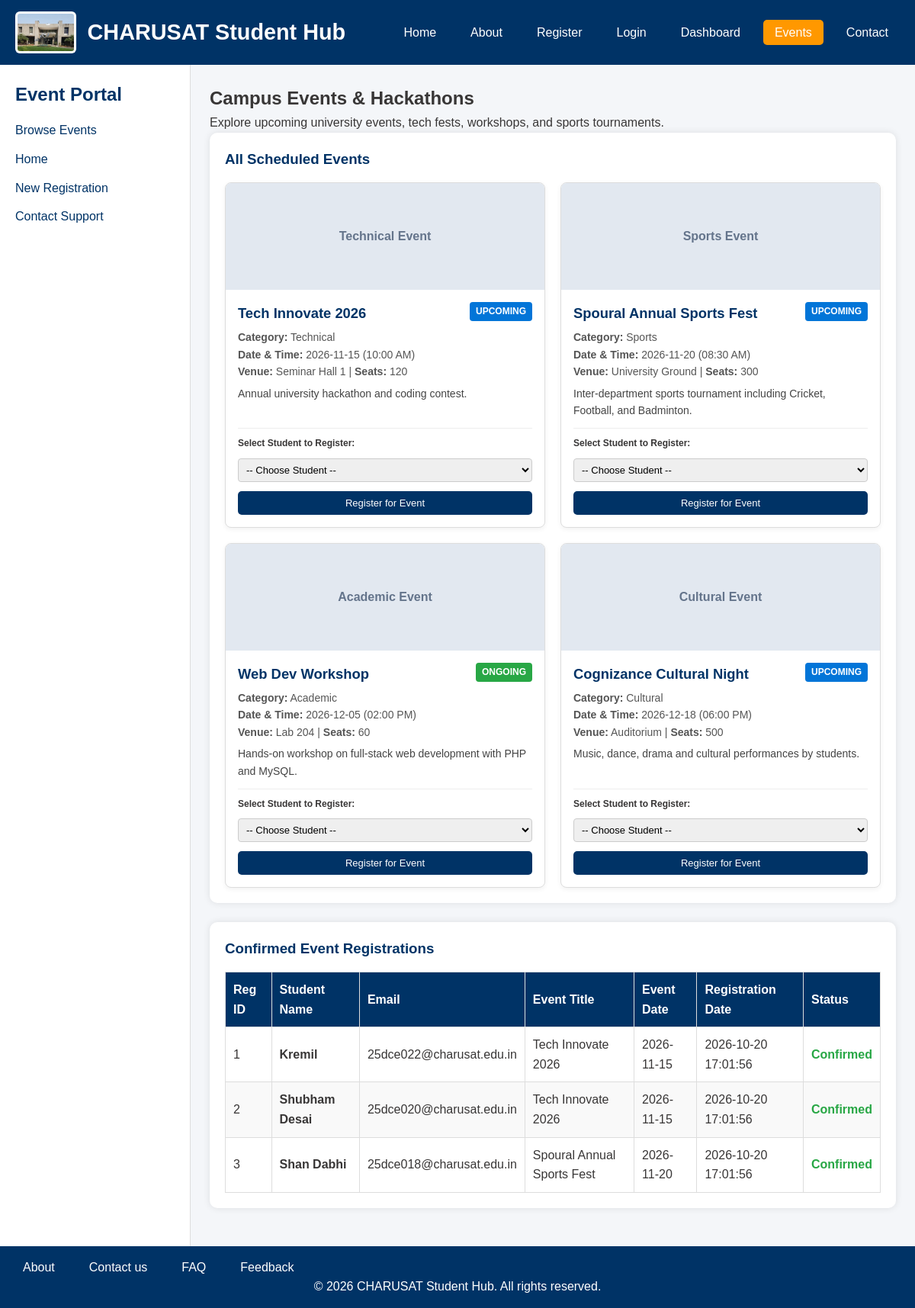
Screenshot of /events.php with the database file from the repository.
### tables this page shows
CREATE TABLE IF NOT EXISTS events (
    event_id INT AUTO_INCREMENT PRIMARY KEY,
    title VARCHAR(150) NOT NULL,
    category VARCHAR(50) NOT NULL,
    description TEXT,
    event_date DATE NOT NULL,
    event_time VARCHAR(20) NOT NULL,
    venue VARCHAR(100) NOT NULL,
    capacity INT DEFAULT 100,
    poster VARCHAR(255) DEFAULT NULL,
    status ENUM('Upcoming', 'Ongoing', 'Completed', 'Cancelled') NOT NULL DEFAULT 'Upcoming',
    created_at TIMESTAMP DEFAULT CURRENT_TIMESTAMP
);

CREATE TABLE IF NOT EXISTS registrations (
    registration_id INT AUTO_INCREMENT PRIMARY KEY,
    student_id INT NOT NULL,
    event_id INT NOT NULL,
    registration_date TIMESTAMP DEFAULT CURRENT_TIMESTAMP,
    status ENUM('Confirmed', 'Pending', 'Cancelled') DEFAULT 'Confirmed',
    UNIQUE KEY unique_student_event (student_id, event_id)
);

CREATE TABLE IF NOT EXISTS students (
    student_id INT AUTO_INCREMENT PRIMARY KEY,
    full_name VARCHAR(100) NOT NULL,
    email VARCHAR(100) NOT NULL UNIQUE,
    mobile VARCHAR(15) NOT NULL,
    password VARCHAR(255) NOT NULL,
    course VARCHAR(50) NOT NULL,
    year INT NOT NULL,
    gender ENUM('Male', 'Female', 'Other') NOT NULL,
    role ENUM('student', 'admin') NOT NULL DEFAULT 'student',
    remember_token VARCHAR(255) DEFAULT NULL,
    created_at TIMESTAMP DEFAULT CURRENT_TIMESTAMP
);

### events.php (the view, shortened to what this page needs)
<?php
require_once __DIR__ . '/auth.php';
$events = [];
try {
    $result = $conn->query("SELECT * FROM events ORDER BY event_date ASC");
    if ($result) {
        while ($row = $result->fetch_assoc()) {
            $events[] = $row;
        }
    }
} catch (mysqli_sql_exception $e) {
    $events = [];
}
$allRegistrations = [];
try {
    $rRes = $conn->query("SELECT r.registration_id, s.full_name AS student_name, s.email, e.title AS event_title, e.event_date, r.registration_date, r.status
                          FROM registrations r
                          JOIN students s ON r.student_id = s.student_id
                          JOIN events e ON r.event_id = e.event_id
                          ORDER BY r.registration_date DESC");
    if ($rRes) {
        while ($row = $rRes->fetch_assoc()) {
            $allRegistrations[] = $row;
        }
    }
} catch (mysqli_sql_exception $e) {
    $allRegistrations = [];
}
?>
<!DOCTYPE html>
<html lang="en">
<head>
    <link rel="stylesheet" href="style.css">
</head>
<body>
    <header>
        <div class="header-brand">
            <img src="CHARUSAT.jpg" alt="CHARUSAT University Banner" class="banner-img">
            <h1>CHARUSAT Student Hub</h1>
        </div>
        <nav aria-label="Primary">
            <ul>
                <li><a href="index.html">Home</a></li>
                <li><a href="about.html">About</a></li>
                <li><a href="registration.php">Register</a></li>
                <li><a href="login.php">Login</a></li>
                <li><a href="dashboard.php">Dashboard</a></li>
                <li><a href="events.php" aria-current="page">Events</a></li>
                <li><a href="contact.html">Contact</a></li>
            </ul>
        </nav>
    </header>
    <aside>
        <h2>Event Portal</h2>
        <ul>
            <li><a href="events.php">Browse Events</a></li>
            <li><a href="index.html">Home</a></li>
            <li><a href="registration.php">New Registration</a></li>
            <li><a href="contact.html">Contact Support</a></li>
        </ul>
    </aside>
    <main id="main-content">
        <div style="display:flex; justify-content:space-between; align-items:center; flex-wrap:wrap; gap:10px;">
            <div>
                <h2>Campus Events & Hackathons</h2>
                <p>Explore upcoming university events, tech fests, workshops, and sports tournaments.</p>
            </div>
        </div>
        <section>
            <h3>All Scheduled Events</h3>
            <div class="event-card-container">
                <?php if (!empty($events)): ?>
                    <?php foreach ($events as $ev): ?>
                        <div class="event-box">
                            <?php if (!empty($ev['poster']) && file_exists(__DIR__ . '/uploads/' . $ev['poster'])): ?>
                                <img src="uploads/<?php echo htmlspecialchars($ev['poster']); ?>" alt="<?php echo htmlspecialchars($ev['title']); ?> Poster" class="event-poster-hero">
                            <?php else: ?>
                                <div style="height:140px; background:#e2e8f0; display:flex; align-items:center; justify-content:center; color:#64748b; font-weight:bold;">
                                    <?php echo htmlspecialchars($ev['category']); ?> Event
                                </div>
                            <?php endif; ?>
                            <div class="event-box-content">
                                <div>
                                    <div style="display:flex; justify-content:space-between; align-items:start; gap:8px;">
                                        <h4 style="margin:0; font-size:1.15rem; color:#003366;"><?php echo htmlspecialchars($ev['title']); ?></h4>
                                        <span class="badge badge-<?php echo strtolower(htmlspecialchars($ev['status'])); ?>">
                                            <?php echo htmlspecialchars($ev['status']); ?>
                                        </span>
                                    </div>
                                    <p class="event-meta" style="margin:6px 0;">
                                        <strong>Category:</strong> <?php echo htmlspecialchars($ev['category']); ?><br>
                                        <strong>Date & Time:</strong> <?php echo htmlspecialchars($ev['event_date']); ?> (<?php echo htmlspecialchars($ev['event_time']); ?>)<br>
                                        <strong>Venue:</strong> <?php echo htmlspecialchars($ev['venue']); ?> | <strong>Seats:</strong> <?php echo htmlspecialchars($ev['capacity']); ?>
                                    </p>
                                    <p style="font-size:14px; color:#444; margin-bottom:12px;"><?php echo htmlspecialchars($ev['description']); ?></p>
                                </div>
                                <form action="events.php" method="POST" style="margin-top:auto; padding-top:10px; border-top:1px solid #eee;">
                                    <div class="field" style="margin-bottom:8px;">
                                        <label for="sid_<?php echo $ev['event_id']; ?>" style="font-size:12px;">Select Student to Register:</label>
                                        <select name="student_id" id="sid_<?php echo $ev['event_id']; ?>" required style="padding:6px; font-size:13px;">
                                            <option value="">-- Choose Student --</option>
                                        </select>
                                    </div>
                                    <button type="submit" class="btn-primary" style="width:100%; padding:8px; font-size:13px;">Register for Event</button>
                                </form>
                            </div>
                        </div>
                    <?php endforeach; ?>
                <?php else: ?>
                    <p>No events found in database.</p>
                <?php endif; ?>
            </div>
        </section>
        <section>
            <h3>Confirmed Event Registrations</h3>
            <?php if (!empty($allRegistrations)): ?>
                <table>
                    <thead>
                        <tr>
                            <th>Reg ID</th>
                            <th>Student Name</th>
                            <th>Email</th>
                            <th>Event Title</th>
                            <th>Event Date</th>
                            <th>Registration Date</th>
                            <th>Status</th>
                        </tr>
                    </thead>
                    <tbody>
                        <?php foreach ($allRegistrations as $reg): ?>
                            <tr>
                                <td><?php echo htmlspecialchars($reg['registration_id']); ?></td>
                                <td><strong><?php echo htmlspecialchars($reg['student_name']); ?></strong></td>
                                <td><?php echo htmlspecialchars($reg['email']); ?></td>
                                <td><?php echo htmlspecialchars($reg['event_title']); ?></td>
                                <td><?php echo htmlspecialchars($reg['event_date']); ?></td>
                                <td><?php echo htmlspecialchars($reg['registration_date']); ?></td>
                                <td><span style="color:#28a745; font-weight:bold;"><?php echo htmlspecialchars($reg['status']); ?></span></td>
                            </tr>
                        <?php endforeach; ?>
                    </tbody>
                </table>
            <?php else: ?>
                <p>No registrations recorded yet.</p>
            <?php endif; ?>
        </section>
    </main>
    <footer>
        <nav aria-label="Footer">
            <ul>
                <li><a href="about.html">About</a></li>
                <li><a href="contact.html">Contact us</a></li>
                <li><a href="faq.html">FAQ</a></li>
                <li><a href="feedback.html">Feedback</a></li>
            </ul>
        </nav>
        <p>&copy; 2026 CHARUSAT Student Hub. All rights reserved.</p>
    </footer>
</body>
</html>

### style.css (style rules this page uses)
* { margin: 0; padding: 0; box-sizing: border-box; }
body { font-family: Arial, Helvetica, sans-serif; background: #f4f6f9; color: #383636; line-height: 1.6; display: grid; grid-template-areas: "header header" "aside main" "footer footer"; grid-template-columns: 250px 1fr; min-height: 100vh; }
header { grid-area: header; background: #003366; color: white; padding: 15px 20px; display: flex; justify-content: space-between; align-items: center; flex-wrap: wrap; gap: 15px; }
.header-brand { display: flex; align-items: center; gap: 15px; }
header img.banner-img, .header-brand img, header img { height: 55px; width: auto; object-fit: contain; border-radius: 6px; background: #ffffff; padding: 3px; }
header h1 { font-size: 1.8rem; margin: 0; }
nav ul { list-style: none; display: flex; gap: 15px; flex-wrap: wrap; }
nav a { text-decoration: none; color: white; padding: 8px 15px; border-radius: 5px; transition: 0.3s; }
nav a[aria-current="page"] { background: #ff9800; color: white; }
aside { grid-area: aside; background: white; padding: 20px; border-right: 1px solid #ddd; }
aside h2, aside h3 { margin-bottom: 15px; color: #003366; }
aside ul { list-style: none; margin-left: 0; }
aside li { margin: 12px 0; }
aside a { text-decoration: none; color: #003366; }
main { grid-area: main; padding: 25px; }
footer { grid-area: footer; background: #003366; color: white; text-align: center; padding: 15px; }
section { background: white; margin-bottom: 25px; padding: 20px; border-radius: 10px; box-shadow: 0 0 10px rgba(0, 0, 0, 0.1); }
section h2, section h3 { color: #003366; margin-bottom: 15px; }
.field { margin-bottom: 15px; display: flex; flex-direction: column; }
label { font-weight: bold; margin-bottom: 5px; }
input[type="text"], input[type="email"], input[type="tel"], input[type="password"], input[type="search"], select, textarea { width: 100%; padding: 9px; margin-top: 4px; margin-bottom: 4px; border: 1px solid #ccc; border-radius: 4px; font-size: 15px; box-sizing: border-box; }
.badge { display: inline-block; padding: 3px 8px; font-size: 12px; font-weight: bold; border-radius: 4px; text-transform: uppercase; }
.badge-upcoming { background-color: #0275d8; color: white; }
.badge-ongoing { background-color: #28a745; color: white; }
button { background: #003366; color: white; border: none; padding: 10px 20px; border-radius: 5px; cursor: pointer; font-size: 15px; transition: 0.3s; }
.btn-primary { background: #003366; color: white; }
table { width: 100%; border-collapse: collapse; margin-top: 15px; }
th { background: #003366; color: white; }
th, td { border: 1px solid #ddd; padding: 10px; text-align: left; }
tr:nth-child(even) { background: #f9f9f9; }
.event-meta { color: #555; font-size: 14px; margin: 4px 0 8px; }

### events.php (style rules this page uses)
.event-card-container { display: grid; grid-template-columns: repeat(auto-fill, minmax(320px, 1fr)); gap: 20px; margin-top: 15px; }
.event-box { background: #fff; border: 1px solid #ddd; border-radius: 8px; overflow: hidden; box-shadow: 0 2px 6px rgba(0,0,0,0.06); display: flex; flex-direction: column; }
.event-box-content { padding: 16px; flex: 1; display: flex; flex-direction: column; justify-content: space-between; }

### rows the page displays
events: category "Technical", title "Tech Innovate 2026", status "UPCOMING", event_date "2026-11-15", event_time "10:00 AM", venue "Seminar Hall 1", capacity "120", description "Annual university hackathon and coding contest."
events: category "Sports", title "Spoural Annual Sports Fest", status "UPCOMING", event_date "2026-11-20", event_time "08:30 AM", venue "University Ground", capacity "300", description "Inter-department sports tournament including Cricket, Football, and Badminton."
events: category "Academic", title "Web Dev Workshop", status "ONGOING", event_date "2026-12-05", event_time "02:00 PM", venue "Lab 204", capacity "60", description "Hands-on workshop on full-stack web development with PHP and MySQL."
events: category "Cultural", title "Cognizance Cultural Night", status "UPCOMING", event_date "2026-12-18", event_time "06:00 PM", venue "Auditorium", capacity "500", description "Music, dance, drama and cultural performances by students."
registrations: registration_id "1", student.full_name "Kremil", student.email "25dce022@charusat.edu.in", event.title "Tech Innovate 2026", event.event_date "2026-11-15", registration_date "2026-10-20 17:01:56", status "Confirmed"
registrations: registration_id "2", student.full_name "Shubham Desai", student.email "25dce020@charusat.edu.in", event.title "Tech Innovate 2026", event.event_date "2026-11-15", registration_date "2026-10-20 17:01:56", status "Confirmed"
registrations: registration_id "3", student.full_name "Shan Dabhi", student.email "25dce018@charusat.edu.in", event.title "Spoural Annual Sports Fest", event.event_date "2026-11-20", registration_date "2026-10-20 17:01:56", status "Confirmed"
